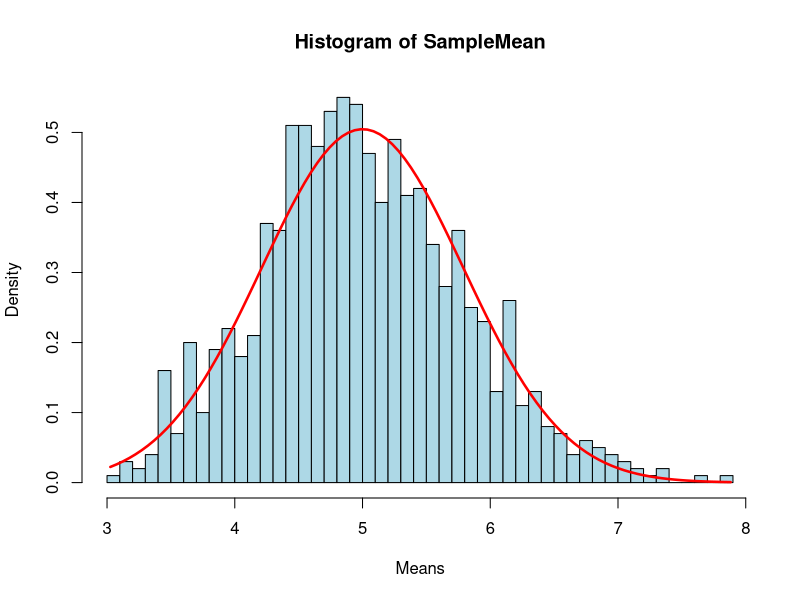

Here is the R script that generated this plot:
## ---- chunk 1
knitr::opts_chunk$set(echo = TRUE)
## ---- chunk 2
n <- 40
Simulations <- 1000
Lambda <- 0.2

SampleMean <- NULL
for(i in 1:Simulations) {
  SampleMean <- c(SampleMean, mean(rexp(n, Lambda)))
}
mean(SampleMean)
## ---- chunk 3
Variance <- var(SampleMean)
Variance
## ---- chunk 4
hist(SampleMean, breaks = n, prob = T, col = "light blue", xlab = "Means")
x <- seq(min(SampleMean), max(SampleMean), length = 100)
lines(x, dnorm(x, mean = 1/Lambda, sd = (1/Lambda/sqrt(n))), pch = 25, col = "red", lty=1, lwd=2.5)
